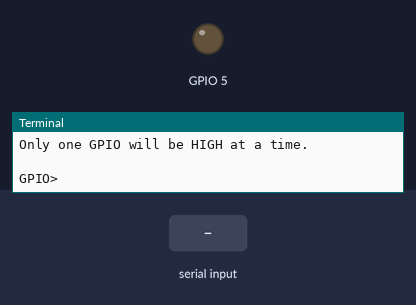
The program below on a simulated Raspberry Pi (BCM pin numbers). Parts: output pins drawn as LEDs (lit = HIGH), the last lines printed to the terminal. The inputs (shaded band) are chosen by the test bench.

Above: at 1.2 s.
1.3 s: "5" typed at the terminal, then Enter
At 2.5 s:
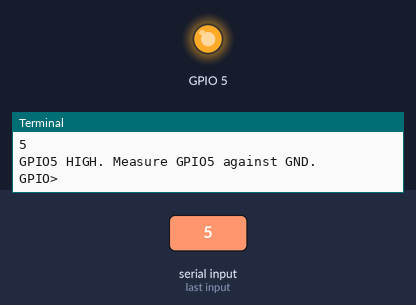
2.8 s: "0" typed at the terminal, then Enter
At 3.7 s:
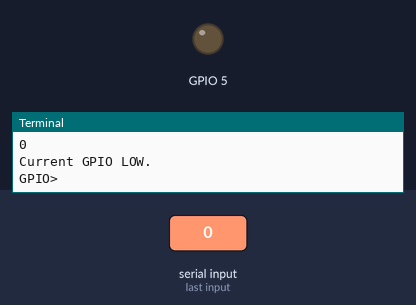
Timing chart, 0 to 5.8 s (numbered marks = the images above; inputs shaded):
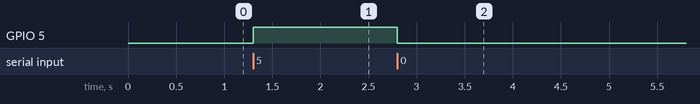

Measured:
- after the input at 1.3 s, GPIO 5: LOW → HIGH at once
- after the input at 2.8 s, GPIO 5: HIGH → LOW at once

The program:

gpio_high_test.py
```python
#!/usr/bin/env python3
"""
Set one Raspberry Pi GPIO pin HIGH from an interactive CLI prompt.

Uses BCM GPIO numbering, not physical header pin numbering.
Install on Raspberry Pi OS if needed:
  sudo apt update
  sudo apt install -y python3-gpiozero python3-lgpio

Run:
  python3 gpio_high_test.py
  python3 gpio_high_test.py --allow 17,27,22
"""

from __future__ import annotations

import argparse
import signal
import sys

from gpiozero import OutputDevice


# GPIO pins exposed on the common 40-pin Raspberry Pi header.
# GPIO0 and GPIO1 are intentionally omitted because they are normally reserved
# for HAT ID EEPROM on physical pins 27 and 28.
DEFAULT_BCM_PINS = [
    2,
    3,
    4,
    5,
    6,
    7,
    8,
    9,
    10,
    11,
    12,
    13,
    14,
    15,
    16,
    17,
    18,
    19,
    20,
    21,
    22,
    23,
    24,
    25,
    26,
    27,
]


current_device: OutputDevice | None = None
current_pin: int | None = None


def parse_pin_list(value: str) -> set[int]:
    try:
        pins = {int(part.strip()) for part in value.split(",") if part.strip()}
    except ValueError as exc:
        raise argparse.ArgumentTypeError("GPIO pins must be comma-separated BCM numbers") from exc

    if not pins:
        raise argparse.ArgumentTypeError("at least one GPIO pin is required")
    return pins


def all_low() -> None:
    global current_device, current_pin

    if current_device is None:
        return

    try:
        current_device.off()
        current_device.close()
    except Exception:
        pass
    finally:
        current_device = None
        current_pin = None


def set_high(pin: int) -> None:
    global current_device, current_pin

    if current_pin == pin:
        print(f"GPIO{pin} is already HIGH.")
        return

    all_low()
    current_device = OutputDevice(pin, active_high=True, initial_value=False)
    current_pin = pin
    current_device.on()
    print(f"GPIO{pin} HIGH. Measure GPIO{pin} against GND.")


def handle_exit(signum, frame) -> None:  # noqa: ANN001
    print("\nStopping and setting current GPIO LOW...")
    all_low()
    sys.exit(0)


def main() -> int:
    parser = argparse.ArgumentParser(
        description="Type a BCM GPIO number to set that Raspberry Pi GPIO HIGH."
    )
    parser.add_argument(
        "--allow",
        type=parse_pin_list,
        default=set(DEFAULT_BCM_PINS),
        help="Comma-separated BCM GPIO pins allowed for testing. Example: --allow 17,27,22",
    )
    parser.add_argument(
        "--active-high-voltage",
        default="about 3.3 V",
        help="Text shown in prompts; Raspberry Pi GPIO HIGH is normally about 3.3 V.",
    )
    args = parser.parse_args()

    signal.signal(signal.SIGINT, handle_exit)
    signal.signal(signal.SIGTERM, handle_exit)

    allowed_pins = set(args.allow)

    print("Allowed BCM GPIO pins:", ", ".join(str(pin) for pin in sorted(allowed_pins)))
    print("Type a BCM GPIO number to set it HIGH.")
    print("Type 'off' to set the current GPIO LOW. Type 'q' or 'quit' to exit.")
    print("GPIO HIGH should read", args.active_high_voltage, "against any GND pin.")
    print("Only one GPIO will be HIGH at a time.\n")

    try:
        while True:
            command = input("GPIO> ").strip().lower()

            if command in {"q", "quit", "exit"}:
                break
            if command in {"off", "low", "0"}:
                all_low()
                print("Current GPIO LOW.")
                continue

            try:
                pin = int(command)
            except ValueError:
                print("Please enter a BCM GPIO number, 'off', or 'q'.")
                continue

            if pin not in allowed_pins:
                print(f"GPIO{pin} is not in the allowed list.")
                continue

            set_high(pin)

        print("\nDone. Current GPIO is LOW.")
        return 0
    finally:
        all_low()


if __name__ == "__main__":
    raise SystemExit(main())
```
